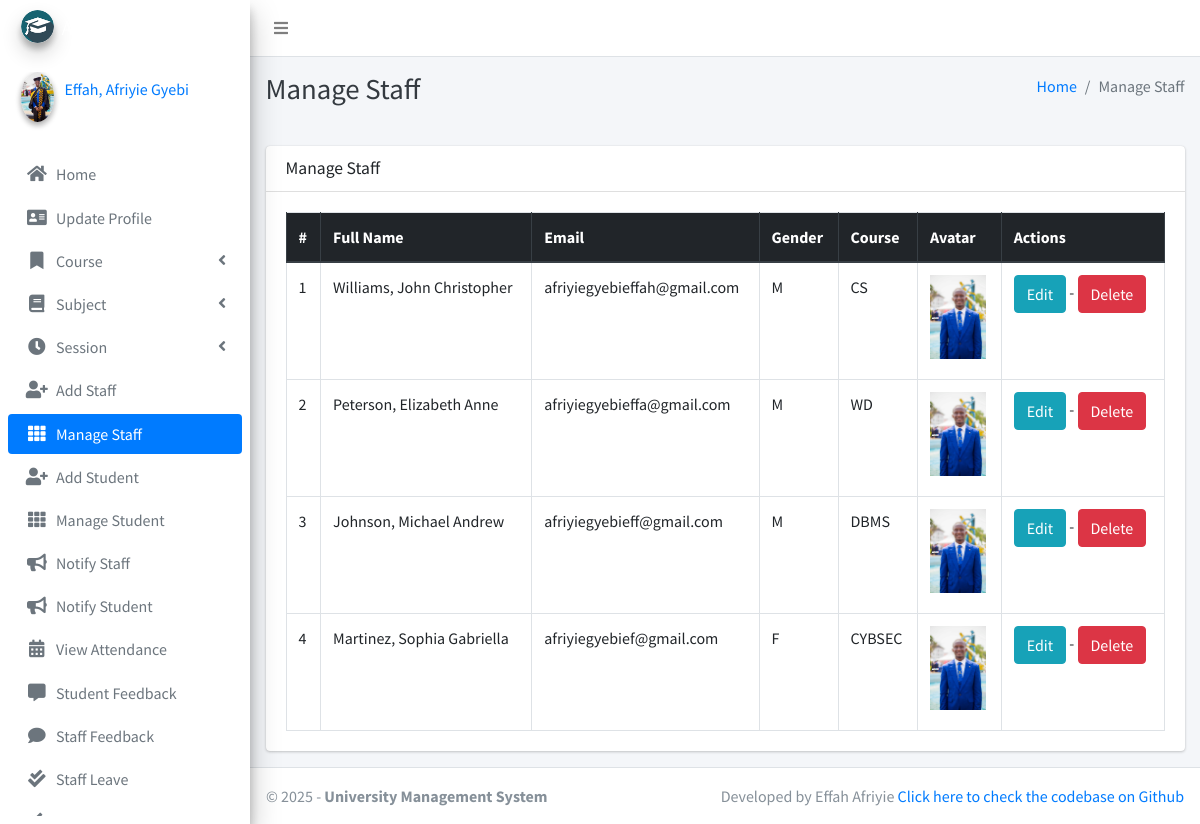
Page /staff/manage/ (signed in) on the committed database.
### main_app/models.py (models this page shows, shortened)
class CustomUser(AbstractUser):
    USER_TYPE = ((1, "HOD"), (2, "Staff"), (3, "Student"))
    GENDER = [("M", "Male"), ("F", "Female")]
    username = None  # Removed username, using email instead
    email = models.EmailField(unique=True)
    user_type = models.CharField(default=1, choices=USER_TYPE, max_length=1)
    gender = models.CharField(max_length=1, choices=GENDER)
    profile_pic = models.ImageField()
    address = models.TextField()
    fcm_token = models.TextField(default="")  # For firebase notifications
    created_at = models.DateTimeField(auto_now_add=True)
    updated_at = models.DateTimeField(auto_now=True)
    USERNAME_FIELD = "email"
    REQUIRED_FIELDS = []
    objects = CustomUserManager()
    def __str__(self):
        return self.last_name + ", " + self.first_name

class Staff(models.Model):
    course = models.ForeignKey(Course, on_delete=models.DO_NOTHING, null=True, blank=False)
    admin = models.OneToOneField(CustomUser, on_delete=models.CASCADE)

class Course(models.Model):
    name = models.CharField(max_length=120)
    created_at = models.DateTimeField(auto_now_add=True)
    updated_at = models.DateTimeField(auto_now=True)

### main_app/hod_views.py (the view)
# urls.py: path("staff/manage/", hod_views.manage_staff, name='manage_staff'),
def manage_staff(request):
    allStaff = CustomUser.objects.filter(user_type=2)
    context = {
        'allStaff': allStaff,
        'page_title': 'Manage Staff'
    }
    return render(request, "hod_template/manage_staff.html", context)

### main_app/templates/hod_template/manage_staff.html
{% extends 'main_app/base.html' %}
{% load static %}
{% block page_title %}{{page_title}}{% endblock page_title %}
{% block content %}
<section class="content">
    <div class="container-fluid">
        <div class="row">
            <div class="col-md-12">
                <div class="card">
                    <div class="card-header">
                        <h3 class="card-title">{{page_title}}</h3>
                    </div>
                    <div class="card-body">
                        <table id="example2" class="table table-bordered table-hover">
                            <thead class="thead-dark">
                                <tr>
                                    <th>#</th>
                                    <th>Full Name</th>
                                    <th>Email</th>
                                    <th>Gender</th>
                                    <th>Course</th>
                                    <th>Avatar</th>
                                    <th>Actions</th>
                                </tr>
                            </thead>
                            <tbody>
                                {% for staff in allStaff %}
                                <tr>
                                    <td>{{ forloop.counter }}</td>
                                    <td>{{staff.last_name}}, {{staff.first_name}}</td>
                                    <td>{{staff.email}}</td>
                                    <td>{{staff.gender}}</td>
                                    <td>{{staff.staff.course.name}}</td>
                                    <td>
                                        {% if staff.profile_pic == ""  %}
                                        No Image
                                        {% else %}
                                        <img class="img img-fluid mb-2" height="56" width="56"
                                            src="{{staff.profile_pic}}" alt="">
                                        {% endif %}
                                    </td>
                                    <td>
                                        <a href="{% url 'edit_staff' staff.staff.id %}" class="btn btn-info">Edit</a> -
                                        <a href="{% url 'delete_staff' staff.staff.id %}" class="btn btn-danger" onclick="return confirm('Are you sure about this ?')">Delete</a>
                                    </td>
                                </tr>
                                {% endfor %}
                            </tbody>
                        </table>
                    </div>
                </div>
            </div>
        </div>
    </div>
</section>
{% endblock content %}

### main_app/templates/main_app/sidebar_template.html (shortened to what this page needs)
{% load static %}
    <aside class="main-sidebar sidebar-primary elevation-4">
    {% if request.user.user_type == '1' %}
    <a href="{% url 'admin_home' %}" class="brand-link">
        <img src="{% static 'dist/img/cmsl.png' %} " alt="AdminLTE Logo"
            class="brand-image img-circle elevation-3" >
        <span class="brand-text font-weight-light">Admin Panel</span>
    </a>
    <div class="sidebar">
        <div class="user-panel mt-3 pb-3 mb-3 d-flex">
            <div class="image">
                <img src="{{ request.user.profile_pic}}" class="img-circle elevation-2" alt="User Image">
            </div>
            <div class="info">
                <a href="#" class="d-block">{{user}}</a>
            </div>
        </div>
        <nav class="mt-2">
            <ul class="nav nav-pills nav-sidebar flex-column" data-widget="treeview" role="menu" data-accordion="false">
                <li class="nav-item">
                    {% url 'admin_home' as admin_home %}
                    <a href="{{admin_home}}" class="nav-link {% if admin_home == request.path %} active {% endif %}">
                        <i class="nav-icon fas fa-home"></i>
                        <p>
                            Home
                        </p>
                    </a>
                </li>
                <li class="nav-item">
                    {% url 'admin_view_profile' as admin_view_profile %}
                    <a href="{{admin_view_profile}}"
                        class="nav-link {% if admin_view_profile == request.path %} active {% endif %}">
                        <i class="nav-icon fas fa-address-card"></i>
                        <p>
                            Update Profile
                        </p>
                    </a>
                </li>
                <li class="nav-item has-treeview">
                    <a href="#" class="nav-link">
                        <i class="nav-icon fas fa-bookmark"></i>
                        <p>
                            Course
                            <i class="fas fa-angle-left right"></i>
                        </p>
                    </a>
                </li>
                <li class="nav-item has-treeview">
                    <a href="#" class="nav-link">
                        <i class="nav-icon fas fa-book"></i>
                        <p>
                            Subject
                            <i class="fas fa-angle-left right"></i>
                        </p>
                    </a>
                </li>
                <li class="nav-item has-treeview">
                    <a href="#" class="nav-link">
                        <i class="nav-icon fas fa-clock"></i>
                        <p>
                            Session
                            <i class="fas fa-angle-left right"></i>
                        </p>
                    </a>
                </li>
                <li class="nav-item">
                    {% url 'add_staff' as add_staff %}
                    <a href="{{add_staff}}" class="nav-link {% if add_staff == request.path %} active {% endif %}">
                        <i class="nav-icon fas fa-user-plus"></i>
                        <p>
                            Add Staff
                        </p>
                    </a>
                </li>
                <li class="nav-item">
                    {% url 'manage_staff' as manage_staff %}
                    {% url 'edit_staff' staff_id as edit_staff %}
                    <a href="{{manage_staff}}"
                        class="nav-link {% if manage_staff == request.path or request.path == edit_staff %} active {% endif %}">
                        <i class="nav-icon fas fa-th"></i>
                        <p>
                            Manage Staff
                        </p>
                    </a>
                </li>
                <li class="nav-item">
                    {% url 'add_student' as add_student%}
                    <a href="{{add_student}}" class="nav-link  {% if add_student == request.path %} active {% endif %}">
                        <i class="nav-icon fas fa-user-plus"></i>
                        <p>
                            Add Student
                        </p>
                    </a>
                </li>
                <li class="nav-item">
                    {% url 'manage_student' as manage_student %}
                    {% url 'edit_student' student_id as edit_student %}
                    <a href="{{manage_student}}"
                        class="nav-link  {% if edit_student == request.path or manage_student == request.path %} active {% endif %}">
                        <i class="nav-icon fas fa-th"></i>
                        <p>
                            Manage Student
                        </p>
                    </a>
                </li>
                <li class="nav-item">
                    {% url 'admin_notify_staff' as admin_notify_staff %}
                    <a href="{{admin_notify_staff}}"
                        class="nav-link {% if admin_notify_staff == request.path %} active {% endif %}">
                        <i class="nav-icon fas fa-bullhorn"></i>
                        <p>
                            Notify Staff
                        </p>
                    </a>
                </li>
                <li class="nav-item">
                    {% url 'admin_notify_student' as admin_notify_student %}
                    <a href="{{admin_notify_student}}"
                        class="nav-link {% if admin_notify_student == request.path %} active {% endif %}">
                        <i class="nav-icon fas fa-bullhorn"></i>
                        <p>
                            Notify Student
                        </p>
                    </a>
                </li>
                <li class="nav-item">
                    {% url 'admin_view_attendance' as admin_view_attendance %}
                <li class="nav-item">
                    <a href="{{admin_view_attendance}}"
                        class="nav-link  {% if admin_view_attendance == request.path %} active {% endif %}">
                        <i class="nav-icon fas fa-calendar-alt"></i>
                        <p>
                            View Attendance
                        </p>
                    </a>
                </li>
                <li class="nav-item">
                    {% url 'student_feedback_message' as student_feedback_message %}
                    <a href="{{ student_feedback_message }}"
                        class="nav-link  {% if student_feedback_message == request.path %} active {% endif %}">
                        <i class="nav-icon fas fa-comment-alt"></i>
                        <p>
                            Student Feedback
                        </p>
                    </a>
                </li>
                <li class="nav-item">
                    {% url 'staff_feedback_message' as staff_feedback_message %}
                    <a href="{{staff_feedback_message}}"
                        class="nav-link   {% if staff_feedback_message == request.path %} active {% endif %}">
                        <i class="nav-icon fas fa-comment"></i>
                        <p>
                            Staff Feedback
                        </p>
                    </a>
                </li>
                <li class="nav-item">
                    {% url 'view_staff_leave' as view_staff_leave %}
                    <a href="{{view_staff_leave}}"
                        class="nav-link  {% if view_staff_leave == request.path %} active {% endif %}">
                        <i class="nav-icon fas fa-check-double"></i>
                        <p>
                            Staff Leave
                        </p>
                    </a>
                </li>
                <li class="nav-item">
                    {% url 'view_student_leave' as view_student_leave %}
                    <a href="{% url 'view_student_leave' %}"
                        class="nav-link  {% if view_student_leave == request.path %} active {% endif %}">
                        <i class="nav-icon fas fa-check-double"></i>
                        <p>
                        </p>
                    </a>
                </li>
                                        {% endif %}
                                    </ul>
                                </nav>
                            </div>
</aside>

### rows in the picture
CustomUser: last_name+first_name "Effah, Afriyie Gyebi"
CustomUser: last_name "Williams", first_name "John Christopher", email "afriyiegyebieffah@gmail.com", gender "M", staff.course.name "CS", profile_pic (picture)
CustomUser: last_name "Peterson", first_name "Elizabeth Anne", email "afriyiegyebieffa@gmail.com", gender "M", staff.course.name "WD", profile_pic (picture)
CustomUser: last_name "Johnson", first_name "Michael Andrew", email "afriyiegyebieff@gmail.com", gender "M", staff.course.name "DBMS", profile_pic (picture)
CustomUser: last_name "Martinez", first_name "Sophia Gabriella", email "afriyiegyebief@gmail.com", gender "F", staff.course.name "CYBSEC", profile_pic (picture)

### other values in the picture
{{ page_title }} "Manage Staff"
